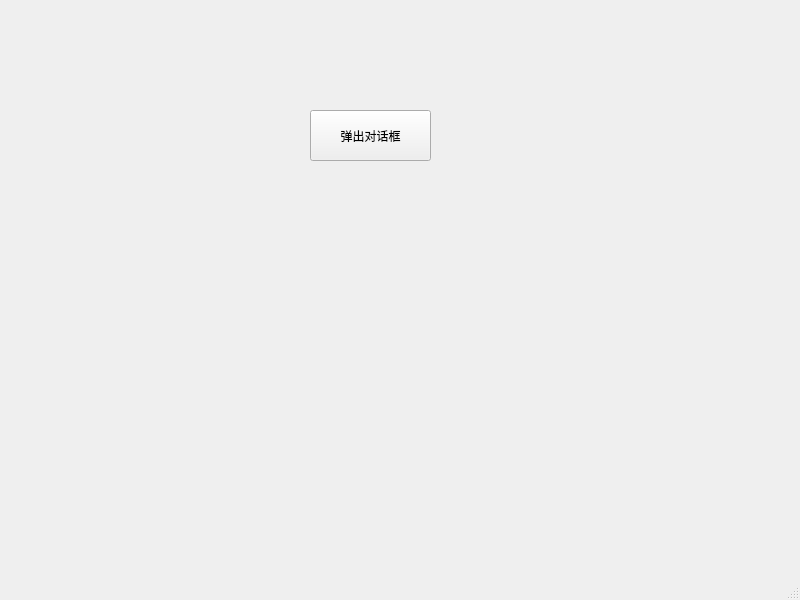
<?xml version="1.0" encoding="UTF-8"?>
<ui version="4.0">
 <class>MainWindow</class>
 <widget class="QMainWindow" name="MainWindow">
  <property name="geometry">
   <rect>
    <x>0</x>
    <y>0</y>
    <width>800</width>
    <height>600</height>
   </rect>
  </property>
  <property name="windowTitle">
   <string>MainWindow</string>
  </property>
  <widget class="QWidget" name="centralwidget">
   <widget class="QPushButton" name="pushButton">
    <property name="geometry">
     <rect>
      <x>310</x>
      <y>110</y>
      <width>121</width>
      <height>51</height>
     </rect>
    </property>
    <property name="text">
     <string>弹出对话框</string>
    </property>
   </widget>
  </widget>
  <widget class="QMenuBar" name="menubar">
   <property name="geometry">
    <rect>
     <x>0</x>
     <y>0</y>
     <width>800</width>
     <height>21</height>
    </rect>
   </property>
  </widget>
  <widget class="QStatusBar" name="statusbar"/>
 </widget>
 <resources/>
 <connections/>
</ui>
